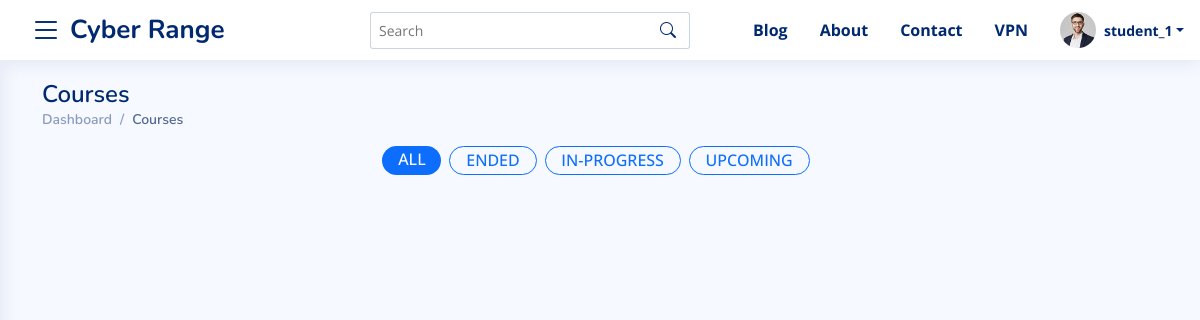
Page /student/courses (signed in) on the earlier database version.
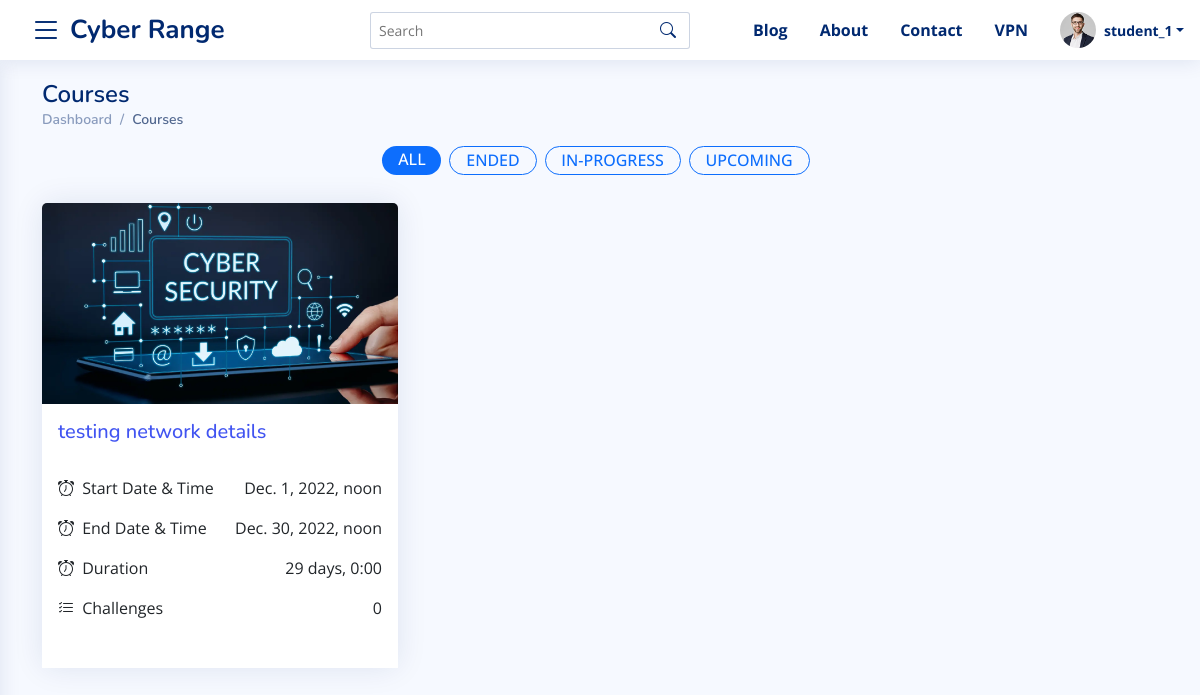
Same page on the later database version.
### master_app/models.py (models this page shows, shortened)
class AssignedStudents(models.Model):
    course = models.ForeignKey(Course, on_delete=models.CASCADE)
    student = models.ForeignKey(User, on_delete=models.CASCADE)
    created_timestamp = models.DateTimeField( auto_now_add=True)
    class Meta:
        unique_together = ('course', 'student')

class Course(models.Model):
    instructor = models.ForeignKey(User, on_delete=models.CASCADE)
    name = models.CharField(max_length=100)
    start_time = models.DateTimeField(auto_now_add=False, default=timezone.now)
    end_time = models.DateTimeField(auto_now_add=False, default=timezone.now)
    created_timestamp = models.DateTimeField( auto_now_add=True )
    description = RichTextField()
    is_approved = models.CharField(max_length=2, choices=APPROVED_CHOICES, default="1")
    points = models.IntegerField(blank=True, null=True, default=60)
    def total_challenges(self):
        try:
            return self.coursechallenge_set.all().count()
        except:
            return 0
    def total_duration(self):
        try:
            return ("%s" % str(self.end_time - self.start_time)[:-3])
        except:
            return ("%s" % str(self.end_time - self.start_time))
    def course_status(self):
        current_time = timezone.now()
        start_time = self.start_time
        end_time = self.end_time
        if current_time < start_time:
            return 1
        elif start_time < current_time < end_time:
            return 2
        elif end_time < current_time:
            return 3
        else:
            return 0

### master_app/views.py (the view)
# urls.py: path("student/courses", views.StudentCourses, name="student-courses-url"),
@login_required
@student_required
def StudentCourses(request):
    template_name = 'master_app/student/courseList.html'
    courses = AssignedStudents.objects.filter(
        student__id=request.user.id).filter(course__is_approved="3")
    context = {
        "courses": courses
    }
    return render(request, template_name, context)

### master_app/templates/master_app/student/courseList.html (shortened to what the changed rows need)
{%  extends 'base.html' %}
{% load static %}
{% block content %}
<main id="main" class="main">
    <section class="section dashboard">
    <div class="container">
        <div class="pagetitle">
            <h1>Courses</h1>
          </div>
        <div class="row my-4 " id="portfolio" data-isotope='{"layoutMode": "fitRows"}'>
            {% for course in courses %}
                <div class="col-12 col-md-4 col-lg-4  align-items-stretch {{ course.course.course_status }}card">
                        <div class="card  ">
                            <div class="card-header p-0 border-0 ">
                                <img class="card-img-top" src="{% static 'assets/img/Ad.webp' %}" alt="">
                            </div>
                            <div class="card-body p-3 bg-white">
                                <h5><a href="{% url 'student-courses-details-url' course.course.id %}">{{ course.course.name }}</a></h5>
                                <ul class="list-group  list-group-flush px-0 mx-0 my-4">
                                    <li class="list-group-item d-flex justify-content-between align-items-start px-0 border-0">
                                      <div >
                                        <div ><i class="bi bi-alarm me-1"></i> Start Date & Time</div>
                                      </div>
                                      {{ course.course.start_time }}
                                    </li>
                                    <li class="list-group-item d-flex justify-content-between align-items-start px-0 border-0">
                                      <div >
                                        <div ><i class="bi bi-alarm me-1"></i> End Date & Time</div>
                                      </div>
                                      {{ course.course.end_time }}
                                    </li>
                                    <li class="list-group-item d-flex justify-content-between align-items-start px-0 border-0">
                                      <div >
                                        <div ><i class="bi bi-alarm me-1"></i> Duration</div>
                                      </div>
                                      {{ course.course.total_duration }}
                                    </li>
                                    <li class="list-group-item d-flex justify-content-between align-items-start px-0 border-0">
                                      <div >
                                        <div ><i class="bi bi-list-check me-1"></i> Challenges</div>
                                      </div>
                                      {{ course.course.total_challenges }}
                                    </li>
                                  </ul>
                            </div>
                        </div>
                </div>
            {% endfor %}
        </div>
    </div>
    </section>
    </main>
{% endblock %}

Differences in the rows shown:
added AssignedStudents: course.name "testing network details", course.start_time "Dec. 1, 2022, noon", course.end_time "Dec. 30, 2022, noon", course.total_duration "29 days, 0:00", course.total_challenges "0"
